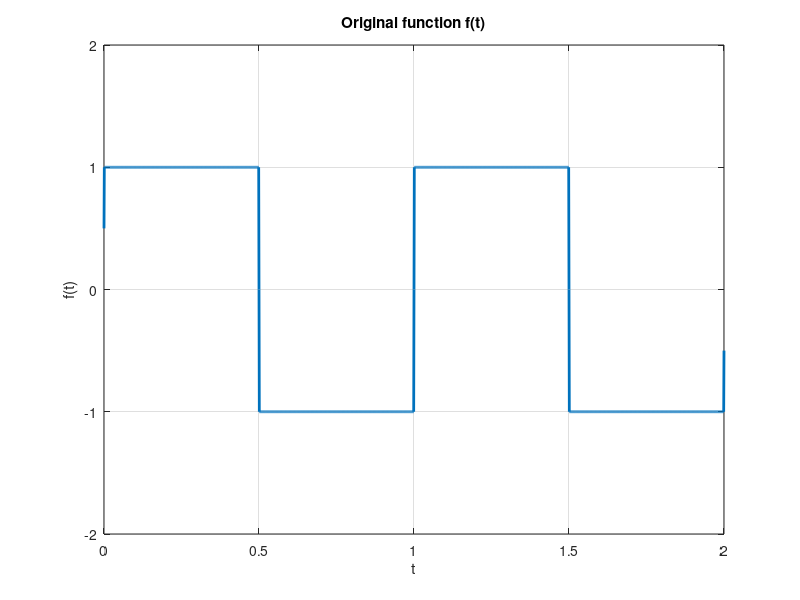
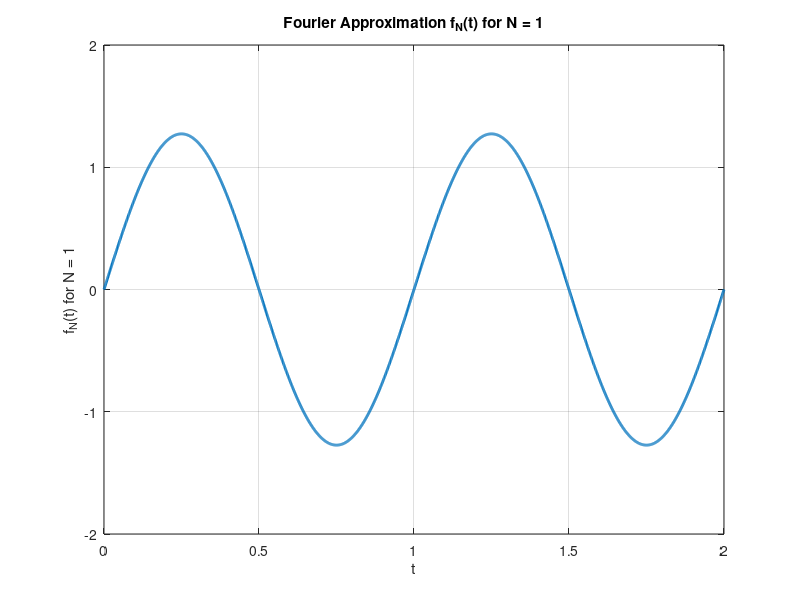
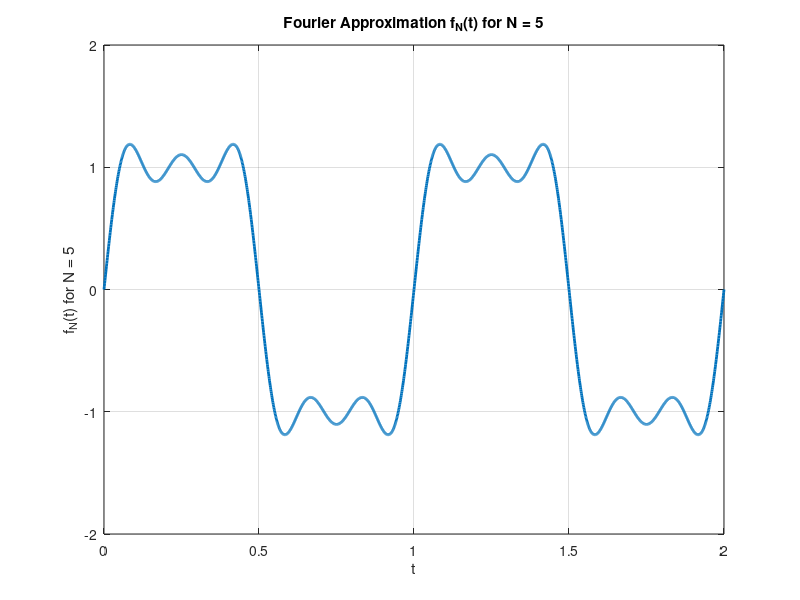
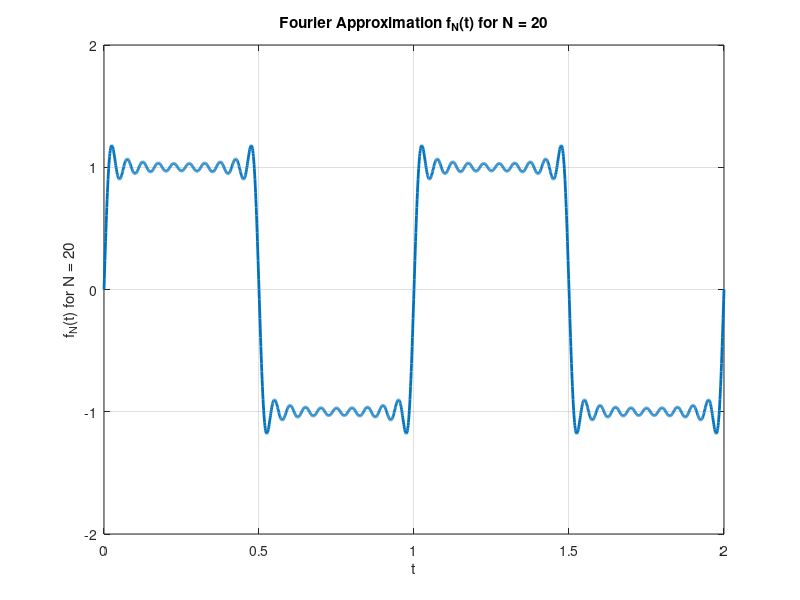

Source code (MATLAB) for these figures, in order:
t = 0:0.001:2;

% Define the function f(t)
f = 0.5*(sign(t) - sign(t-0.5) - (sign(t-0.5) - sign(t-1)) + sign(t-1) - sign(t-1.5) - (sign(t-1.5) - sign(t-2)));

% Plot the original function f(t)
figure;
plot(t, f, 'LineWidth', 2);
axis([0 2 -2 2]);
title('Original function f(t)');
xlabel('t');
ylabel('f(t)');
grid on;

% Fourier approximation for different values of N
N_values = [1, 5, 20]; % N values to use for Fourier approximation

for i = 1:length(N_values)
    N = N_values(i);
    f_N = zeros(1, length(t));
    
    % Sum over n for the Fourier series approximation
    for n = 1:N
        f_N = f_N + 4*(-1)^(n+1) * sin(n*pi*(2*t)) * (sin(n*pi/2))^2 / (n*pi);
    end
    
    
    figure;
    plot(t, f_N, 'LineWidth', 2);
    axis([0 2 -2 2]);
    title(['Fourier Approximation f_N(t) for N = ', num2str(N)]);
    xlabel('t');
    ylabel(['f_N(t) for N = ', num2str(N)]);
    grid on;
end

